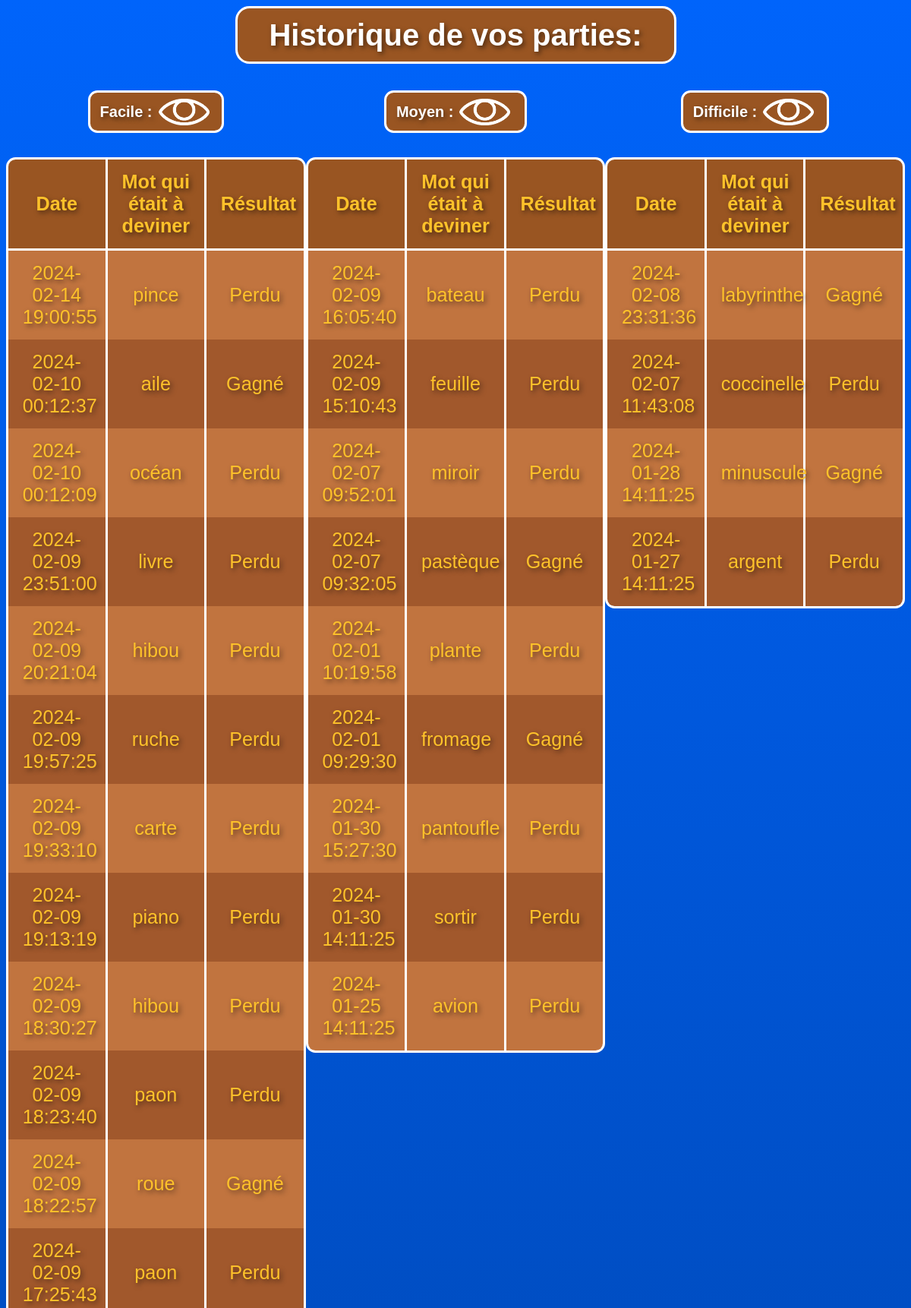
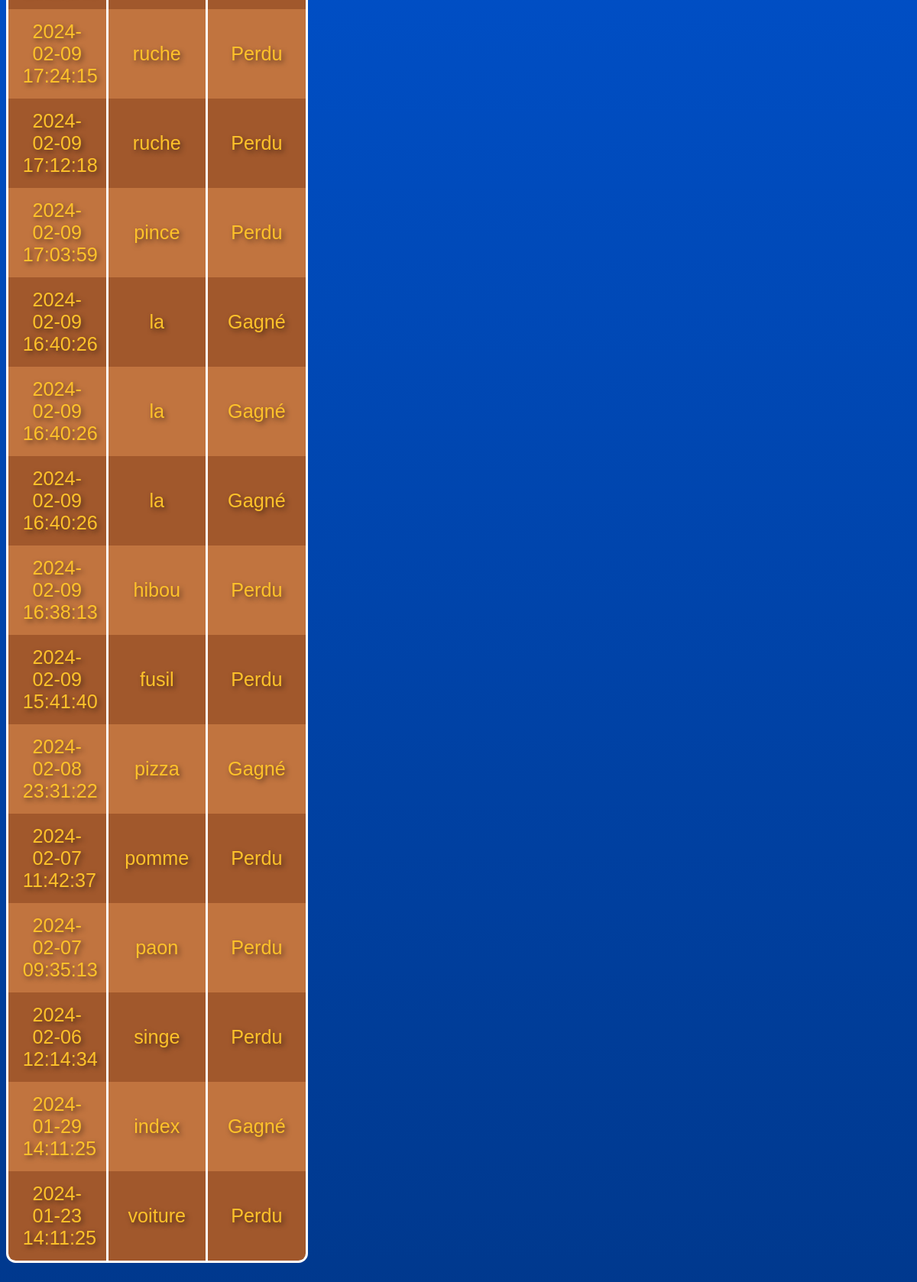
/historique (signed in, upper part), run on the app's committed database (2 pictures, top to bottom).
### tables this page shows
CREATE TABLE Partie (
    Partie_Id INTEGER PRIMARY KEY AUTOINCREMENT,
    Date_Du_Jeu DATETIME DEFAULT CURRENT_TIMESTAMP,
    Mot_A_Deviner VARCHAR,
    Gagne_Facile INTEGER DEFAULT 0,
    Perdu_Facile INTEGER DEFAULT 0,
    Gagne_Moyen INTEGER DEFAULT 0,
    Perdu_Moyen INTEGER DEFAULT 0,
    Gagne_Difficile INTEGER DEFAULT 0,
    Perdu_Difficile INTEGER DEFAULT 0,
    Resultat VARCHAR DEFAULT NULL,
    Difficulty VARCHAR DEFAULT NULL,
    User_Id INTEGER,
    FOREIGN KEY(User_Id) REFERENCES User(US_Id)
);

### app.py (the view)
@app.route('/historique')
def historique():
    user_id = session.get('user_id')
    historique_data = get_historique_data(user_id)
    return render_template('historique.html', **historique_data)

### app.py (called while the page is built)
def connect_db():
    db_path = 'Pendu.db'
    print(f"Connecté à la base de données : {db_path}")
    return sqlite3.connect(db_path)

### templates/historique.html (shortened to what this page needs)
<!DOCTYPE html>
<html lang="fr">
<head>
    <link rel="stylesheet" href="/static/historique.css">
    <link rel="stylesheet" href="/static/deconnexion.css">
</head>
<body class="fade-in">
    <div class="zoom">
        <div class="title-container" id="titre1">
            <h1>Historique de vos parties:</h1>
        </div>
        <br>
        <br>
        <br>
        <div class="table-container">
            <div class="table-section difficulty-section">
                <div class="title-container2" id="facile-arrow">
                    <div class="bold">
                        <span>Facile : </span>
                    </div>
                    <img src="/static/images/oeil-ouvert.png" class="arrow" alt="Flèche pour afficher/masquer le tableau">
                </div>
                <table id="table_facile" class="content-table visible table-transition">
                    <thead>
                        <tr>
                            <th>Date</th>
                            <th>Mot qui était à deviner</th>
                            <th>Résultat</th>
                        </tr>
                    </thead>
                    <tbody>
                        {% for game in game_history_facile %}
                        <tr>
                            <td>{{ game[0] }}</td>
                            <td>{{ game[1] }}</td>
                            <td>{{ game[2] }}</td>
                        </tr>
                        {% endfor %}
                    </tbody>
                </table>
            </div>
            <div class="table-section difficulty-section">
                <div class="title-container2" id="moyen-arrow">
                    <div class="bold">
                        <span>Moyen : </span>
                    </div>
                    <img src="/static/images/oeil-ouvert.png" class="arrow" alt="Flèche pour afficher/masquer le tableau">
                </div>
                <table id="table_moyen" class="content-table visible table-transition">
                    <thead>
                        <tr>
                            <th>Date</th>
                            <th>Mot qui était à deviner</th>
                            <th>Résultat</th>
                        </tr>
                    </thead>
                    <tbody>
                        {% for game in game_history_moyen %}
                        <tr>
                            <td>{{ game[0] }}</td>
                            <td>{{ game[1] }}</td>
                            <td>{{ game[2] }}</td>
                        </tr>
                        {% endfor %}
                    </tbody>
                </table>
            </div>
            <div class="table-section difficulty-section">
                <div class="title-container2" id="difficile-arrow">
                    <div class="bold">
                        <span>Difficile : </span>
                    </div>
                    <img src="/static/images/oeil-ouvert.png" class="arrow" alt="Flèche pour afficher/masquer le tableau">
                </div>
                <table id="table_difficile" class="content-table visible table-transition">
                    <thead>
                        <tr>
                            <th>Date</th>
                            <th>Mot qui était à deviner</th>
                            <th>Résultat</th>
                        </tr>
                    </thead>
                    <tbody>
                        {% for game in game_history_difficile %}
                        <tr>
                            <td>{{ game[0] }}</td>
                            <td>{{ game[1] }}</td>
                            <td>{{ game[2] }}</td>
                        </tr>
                        {% endfor %}
                    </tbody>
                </table>
            </div>
        </div>
        <br>
    </div>
</body>
</html>

### static/historique.css (style rules this page uses)
* { font-family: "Poppins", sans-serif; }
h1, h3 { text-align: center; color: #ffffff; }
body { background: linear-gradient(to bottom, #0064fb, #003078); background-repeat: no-repeat; background-attachment: fixed; }
.title-container { display: flex; flex-direction: column; justify-content: center; align-items: center; background-color: #995522; color: #ffffff; text-align: center; padding: 10px; border-radius: 15px; margin: auto; border: 3px solid white; text-shadow: 2px 2px 5px rgba(0, 0, 0, 0.5); }
#titre1 { max-width: 440px; }
.title-container2 { display: flex; flex-direction: row; justify-content: flex-start; align-items: center; background-color: #995522; color: #ffffff; text-align: center; padding: 10px; border-radius: 10px; margin-bottom: 10px; height: 20px; border: 3px solid white; text-shadow: 2px 2px 5px rgba(0, 0, 0, 0.5); transition: all 0.5s ease; margin-left: auto; margin-right: auto; }
#facile-arrow { width: 118px; }
#moyen-arrow { width: 125px; }
#difficile-arrow { width: 131px; }
.title-container2 img.arrow { width: 60px; height: auto; }
.title-container h1, .title-container h3 { margin: 0; }
.table-container { display: flex; justify-content: space-around; margin-bottom: 20px; }
.content-table { border-collapse: collapse; margin: 25px auto; font-size: 0.9em; min-width: 400px; overflow: hidden; width: 100%; max-width: 1450px; background: #ffffff; border-radius: 10px; border: 3px solid #7c3bde; table-layout: fixed; text-shadow: 2px 2px 5px rgba(0, 0, 0, 0.5); }
.content-table th, .content-table td { padding: 12px 15px; border-left: 3px solid #ffffff; border-right: 3px solid #ffffff; text-align: center; color: #fec22a; border-top: none; border-bottom: none; font-size: 1.4em; font-family: sans-serif; }
.content-table thead tr { background-color: #995522; color: #ffffff; text-align: center; font-weight: bold; border-radius: 10px 10px 0 0; border-bottom: none; }
.content-table tbody tr:nth-child(even) td { background-color: #a1582c; }
.content-table tbody tr:nth-child(odd) td { background-color: #c1743f; }
.content-table tbody tr td { border-bottom: none; }
.content-table tbody tr { color: #ffffff; }
.table-section { margin-top: -27px; }
.content-table th { border-bottom: 3px solid #ffffff; }
.content-table { min-width: 300px; max-width: 1300px; }
.difficulty-section { max-width: 475px; }
.table-container { margin-bottom: 30px; }
.zoom { zoom: 1.25; }
.bold { font-weight: bold; }
.content-table { visibility: hidden; }
.fade-in { animation: fadeIn 0.5s ease-in-out; }

### data on the page
Partie: Date_Du_Jeu "2024-02-14 19:00:55", Mot_A_Deviner "pince", Resultat "Perdu"
Partie: Date_Du_Jeu "2024-02-10 00:12:37", Mot_A_Deviner "aile", Resultat "Gagné"
Partie: Date_Du_Jeu "2024-02-10 00:12:09", Mot_A_Deviner "océan", Resultat "Perdu"
Partie: Date_Du_Jeu "2024-02-09 23:51:00", Mot_A_Deviner "livre", Resultat "Perdu"
Partie: Date_Du_Jeu "2024-02-09 20:21:04", Mot_A_Deviner "hibou", Resultat "Perdu"
Partie: Date_Du_Jeu "2024-02-09 19:57:25", Mot_A_Deviner "ruche", Resultat "Perdu"
Partie: Date_Du_Jeu "2024-02-09 19:33:10", Mot_A_Deviner "carte", Resultat "Perdu"
Partie: Date_Du_Jeu "2024-02-09 19:13:19", Mot_A_Deviner "piano", Resultat "Perdu"
Partie: Date_Du_Jeu "2024-02-09 18:30:27", Mot_A_Deviner "hibou", Resultat "Perdu"
Partie: Date_Du_Jeu "2024-02-09 18:23:40", Mot_A_Deviner "paon", Resultat "Perdu"
Partie: Date_Du_Jeu "2024-02-09 18:22:57", Mot_A_Deviner "roue", Resultat "Gagné"
Partie: Date_Du_Jeu "2024-02-09 17:25:43", Mot_A_Deviner "paon", Resultat "Perdu"
Partie: Date_Du_Jeu "2024-02-09 17:24:15", Mot_A_Deviner "ruche", Resultat "Perdu"
Partie: Date_Du_Jeu "2024-02-09 17:12:18", Mot_A_Deviner "ruche", Resultat "Perdu"
Partie: Date_Du_Jeu "2024-02-09 17:03:59", Mot_A_Deviner "pince", Resultat "Perdu"
Partie: Date_Du_Jeu "2024-02-09 16:40:26", Mot_A_Deviner "la", Resultat "Gagné"
Partie: Date_Du_Jeu "2024-02-09 16:40:26", Mot_A_Deviner "la", Resultat "Gagné"
Partie: Date_Du_Jeu "2024-02-09 16:40:26", Mot_A_Deviner "la", Resultat "Gagné"
Partie: Date_Du_Jeu "2024-02-09 16:38:13", Mot_A_Deviner "hibou", Resultat "Perdu"
Partie: Date_Du_Jeu "2024-02-09 15:41:40", Mot_A_Deviner "fusil", Resultat "Perdu"
Partie: Date_Du_Jeu "2024-02-08 23:31:22", Mot_A_Deviner "pizza", Resultat "Gagné"
Partie: Date_Du_Jeu "2024-02-07 11:42:37", Mot_A_Deviner "pomme", Resultat "Perdu"
Partie: Date_Du_Jeu "2024-02-07 09:35:13", Mot_A_Deviner "paon", Resultat "Perdu"
Partie: Date_Du_Jeu "2024-02-06 12:14:34", Mot_A_Deviner "singe", Resultat "Perdu"
Partie: Date_Du_Jeu "2024-01-29 14:11:25", Mot_A_Deviner "index", Resultat "Gagné"
Partie: Date_Du_Jeu "2024-01-23 14:11:25", Mot_A_Deviner "voiture", Resultat "Perdu"
Partie: Date_Du_Jeu "2024-02-09 16:05:40", Mot_A_Deviner "bateau", Resultat "Perdu"
Partie: Date_Du_Jeu "2024-02-09 15:10:43", Mot_A_Deviner "feuille", Resultat "Perdu"
Partie: Date_Du_Jeu "2024-02-07 09:52:01", Mot_A_Deviner "miroir", Resultat "Perdu"
Partie: Date_Du_Jeu "2024-02-07 09:32:05", Mot_A_Deviner "pastèque", Resultat "Gagné"
Partie: Date_Du_Jeu "2024-02-01 10:19:58", Mot_A_Deviner "plante", Resultat "Perdu"
Partie: Date_Du_Jeu "2024-02-01 09:29:30", Mot_A_Deviner "fromage", Resultat "Gagné"
Partie: Date_Du_Jeu "2024-01-30 15:27:30", Mot_A_Deviner "pantoufle", Resultat "Perdu"
Partie: Date_Du_Jeu "2024-01-30 14:11:25", Mot_A_Deviner "sortir", Resultat "Perdu"
Partie: Date_Du_Jeu "2024-01-25 14:11:25", Mot_A_Deviner "avion", Resultat "Perdu"
Partie: Date_Du_Jeu "2024-02-08 23:31:36", Mot_A_Deviner "labyrinthe", Resultat "Gagné"
Partie: Date_Du_Jeu "2024-02-07 11:43:08", Mot_A_Deviner "coccinelle", Resultat "Perdu"
Partie: Date_Du_Jeu "2024-01-28 14:11:25", Mot_A_Deviner "minuscule", Resultat "Gagné"
Partie: Date_Du_Jeu "2024-01-27 14:11:25", Mot_A_Deviner "argent", Resultat "Perdu"
